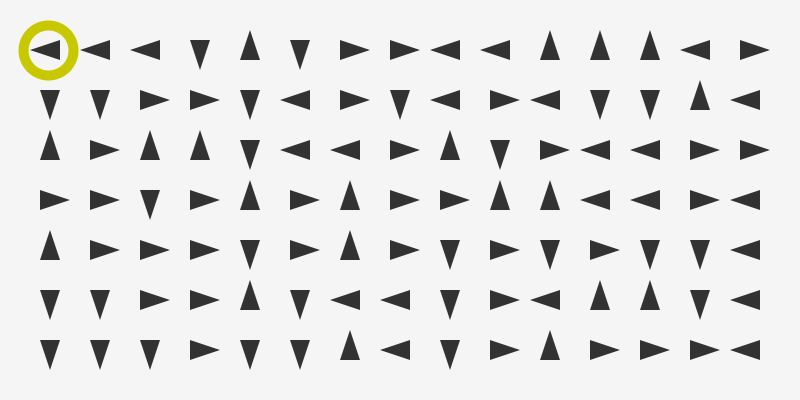
Frame 1 (no input)
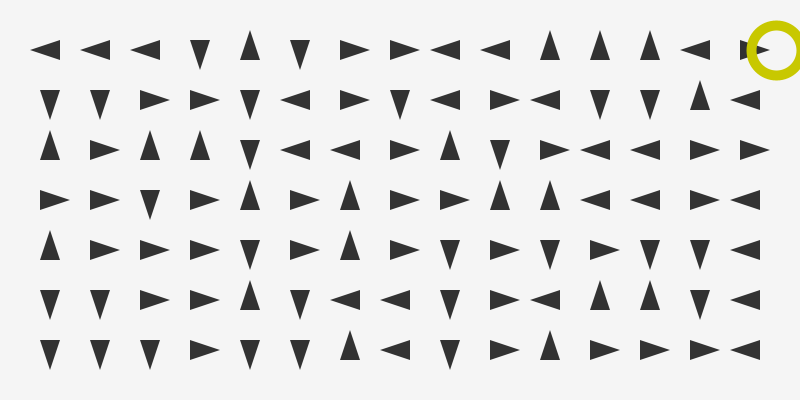
Frame 60 (the mouse pressed at the canvas centre just before this capture)
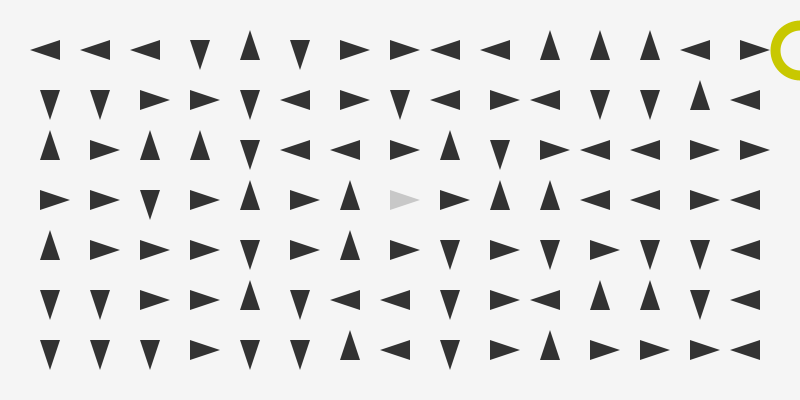
Frame 120 (the mouse held since frame 60 and released just before this capture)

The Processing sketch that drew these frames (run headless with seeded random() and noise(); from frame 60 on, the mouse is pressed at the canvas centre):

// Processing sketch: flecha_4
// ── flecha_4.pde
// Si pulsamos una tecla cuando cuando el ratón
// está sobre una flecha aparece una bola.
// ArrayList para bolas

ArrayList <Flecha> flechas;
ArrayList <Bola> bolas;

void setup() {
  size(800, 400);
  smooth();
  
  flechas = new ArrayList(); 
  
  int h = 50;
  for (int x = h; x < width; x = x + h) {
    for (int y = h; y < height; y = y + h) {
      Flecha f = new Flecha(x, y, 10);
      flechas.add(f);
    }
  }
  
  bolas = new ArrayList();
  Bola b = new Bola(50, 50, 50, 2);
  bolas.add(b);
}

void draw() {
  background(245);
  
  for (int i = 0; i < flechas.size(); i++) {
    Flecha f = flechas.get(i);
    f.draw();
  }
  
  for (int i = 0; i < bolas.size(); i++) {
    Bola b = bolas.get(i);
    b.draw();
  }
}

void mouseReleased() {
  for (int i = 0; i < flechas.size(); i++) {  
    Flecha f = flechas.get(i);    
    if (f.encima) {
      f.estado = f.estado + 1;
      if (f.estado > 3) {
        f.estado = 0;
      }
    }
  }
}

void keyReleased() {
  for (int i = 0; i < flechas.size(); i++) {  
    Flecha f = flechas.get(i);    
    if (f.encima) {
      Bola b = new Bola(f.x, f.y, 50, random(2,4));
      b.c = color(0, 200, 200);
      bolas.add(b);
    }
  }  
}

// ── Bola.pde
class Bola {

  float x, y, d;
  float vx, vy;
  float vel;
  
  color c;
 
  Bola(float x_, float y_, float d_, float vel_) {
    x = x_; y = y_; d = d_;
    vel = vel_;
    c = color(200, 200, 0);
  }

  void velocidad() {
    for (int i = 0; i < flechas.size(); i++) {
      Flecha f = flechas.get(i);
      if (dist(f.x, f.y, x, y) < 5) {
        if (f.estado == 0) {
          vx = vel;
          vy = 0;
        }
        if (f.estado == 1) {
          vx = 0;
          vy = vel;
        }
        if (f.estado == 2) {
          vx = -vel;
          vy = 0;
        }
        if (f.estado == 3) {
          vx = 0;
          vy = -vel;
        }        
      }
      
      if (dist(f.x, f.y, x, y) < 2*f.l) {      
        f.bolaEncima = true;
      }
    }
  }

  void draw() {
    
    velocidad();
    
    x = x + vx;
    y = y + vy;
    
    if (x > width) x = 0;
    if (x < 0) x = width;
    if (y > height) y = 0;
    if (y < 0) y = height;
    
    noFill();
    strokeWeight(10);
    stroke(c);
    ellipse(x, y, d, d);
  }
}

// ── Flecha.pde
class Flecha {
  
  float x, y;
  float l;
  int estado;
  
  boolean encima;
  boolean bolaEncima;
 
  Flecha(float x_, float y_, float l_) {
    x = x_;
    y = y_;
    l = l_;
    estado = floor(random(4));
  } 
  
  void draw() {
    
    if (dist(mouseX, mouseY, x, y) < l) {
      encima = true;
      fill(200);
    }
    else {
      encima = false;
      fill(50);
    }
    
    if (bolaEncima) {
      fill(200, 0, 0);
    }
    bolaEncima = false; // Hasta que una bola pase por encima
    
    noStroke();
    if (estado == 0) {
      triangle(x + 2*l, y, 
                 x - l, y + l, 
                 x - l, y - l);
    }
    if (estado == 1) {
      triangle(  x - l, y - l, 
                 x + l, y - l,
                     x, y + 2*l);
    }
    if (estado == 2) {
      triangle(x - 2*l, y, 
                 x + l, y + l, 
                 x + l, y - l);
    }
    if (estado == 3) {
      triangle(  x - l, y + l, 
                 x + l, y + l,
                     x, y - 2*l);
    }
  }
  
}
